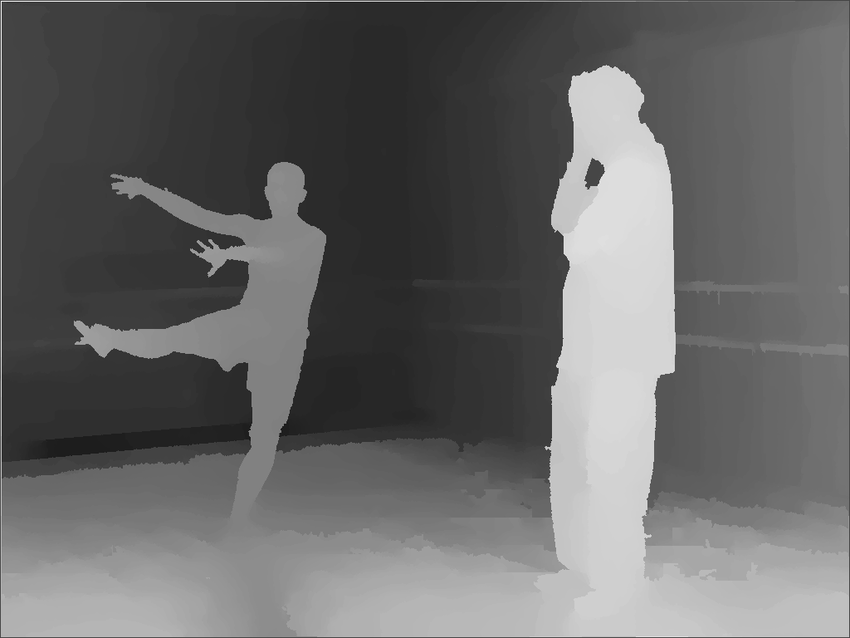
#> input picture obstacle_detection_tool/depth_map.png, 850 x 638 px, found by its file name
$ python point_cloud_test1.py
#> lines starting #> are read from the running program, lines starting #| are printed output that depends on the picture
import numpy as np
import cv2
import os
import pyvista as pv
from sklearn.cluster import DBSCAN

# 相机内参（根据相机校准结果获取）
fx = 500  # 焦距x
fy = 500  # 焦距y
cx = 320  # 光心x
cy = 240  # 光心y

# 深度图文件路径
depth_map_path = r'E:\Anton\Documents\GitHub\MSc_Project\obstacle_detection_tool\depth_map.png'

# 检查文件是否存在
if not os.path.exists(depth_map_path):
    raise FileNotFoundError(f"深度图文件 '{depth_map_path}' 不存在，请检查文件路径和文件完整性。")

# 读取深度图
depth_map = cv2.imread(depth_map_path, cv2.IMREAD_UNCHANGED)
#> depth_map is the input picture: shape (638, 850, 4); mean B, G, R, A 103, 103, 103, 255

# 检查深度图是否成功读取
if depth_map is None:
    raise ValueError(f"无法读取深度图文件 '{depth_map_path}'，请检查文件格式和内容。")

# 检查图像通道数
if len(depth_map.shape) == 3:
    # 如果是多通道图像，提取第一个通道作为深度图
    depth_map = depth_map[:, :, 0]
#> depth_map: shape (638, 850)

# 获取图像尺寸
height, width = depth_map.shape
#> height = 638; width = 850

# 将深度图归一化到0-255范围
depth_map_normalized = cv2.normalize(depth_map, None, 0, 255, cv2.NORM_MINMAX).astype(np.uint8)

# 使用Canny边缘检测
edges = cv2.Canny(depth_map_normalized, 50, 150)
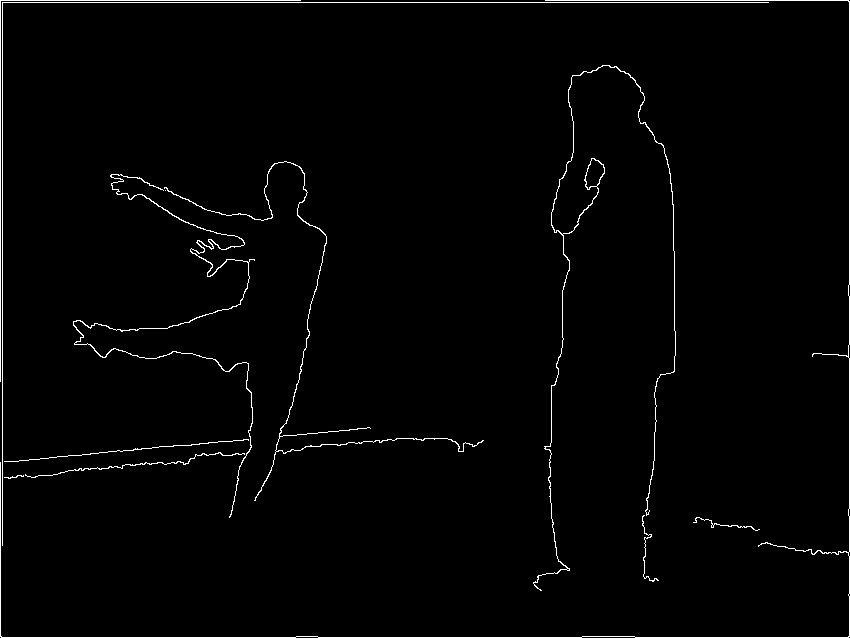
#> edges: shape (638, 850); 1.6% white in thin lines or dots

# 创建网格（像素坐标）
u, v = np.meshgrid(np.arange(width), np.arange(height))

# 提取深度值
d = depth_map.astype(np.float32)

# 计算三维空间坐标
X = (u - cx) * d / fx
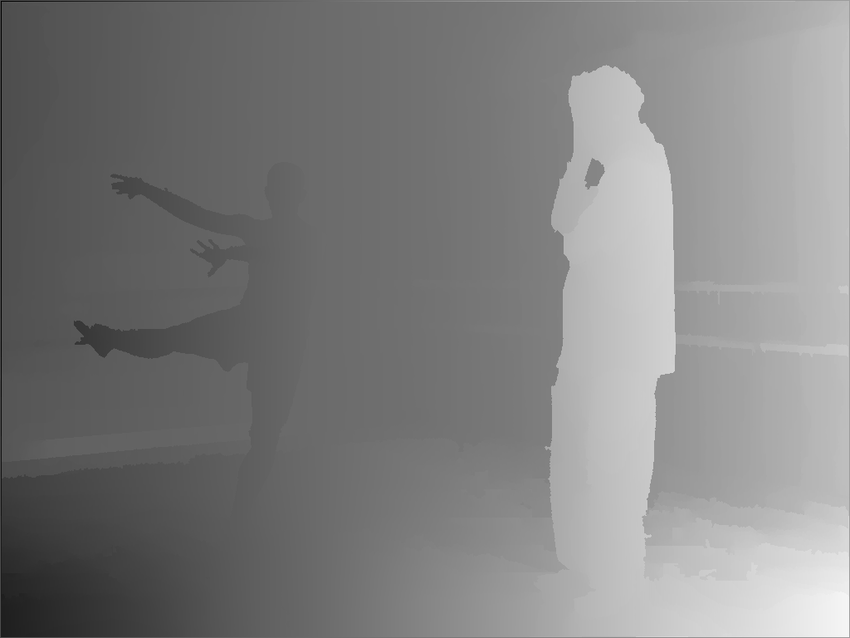
#> X: shape (638, 850) float64; min -158.2, max 216.5, mean 30.8; drawn with min black and max white
Y = (v - cy) * d / fy
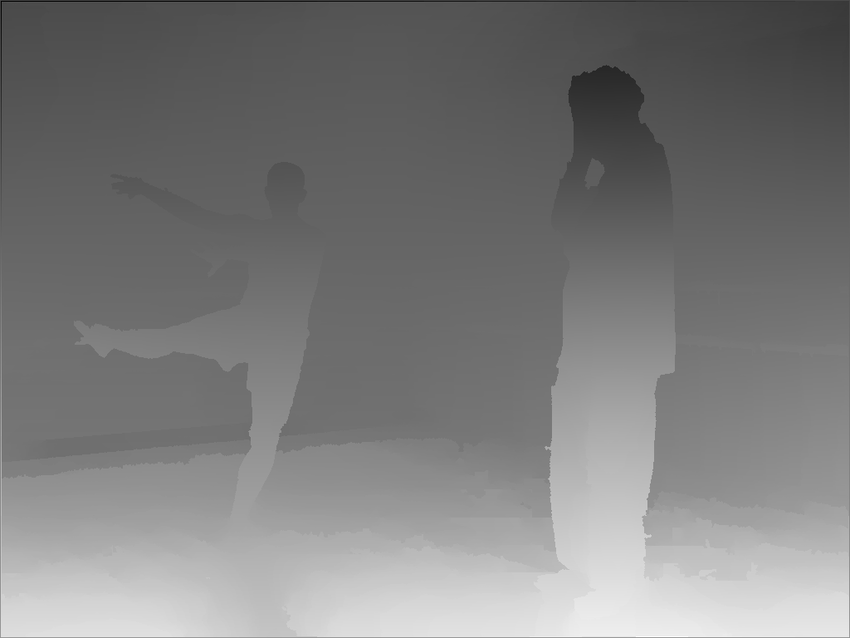
#> Y: shape (638, 850) float64; min -118.5, max 179, mean 26.3; drawn with min black and max white
Z = d

# 将结果转换为点云格式（N, 3）
points_3d = np.stack((X, Y, Z), axis=-1).reshape(-1, 3)

# 提取障碍物区域的三维点
obstacle_mask = edges > 0
#> obstacle_mask: shape (638, 850) bool; 1.6% white in thin lines or dots
obstacle_points = points_3d[obstacle_mask.flatten()]

# 检查是否检测到障碍物
if obstacle_points.size == 0:
    raise ValueError("No obstacle points detected. Try adjusting the threshold or detection method.")

# 使用DBSCAN进行聚类
clustering = DBSCAN(eps=5, min_samples=10).fit(obstacle_points)
labels = clustering.labels_
#> labels = 8585 values, max 62 at index 8372, min -1 at index 0, mean 10.75

# 获取不同障碍物的索引
unique_labels = set(labels)
#> unique_labels = 64 items
obstacle_centroids = []
bounding_boxes = []

for label in unique_labels:
    if label == -1:
        continue  # 忽略噪声点
    label_mask = (labels == label)
    points = obstacle_points[label_mask]

    # 计算质心
    centroid = np.mean(points, axis=0)
    obstacle_centroids.append(centroid)

    # 计算最小包围矩形（仅考虑X-Y平面）
    min_x, min_y = np.min(points[:, :2], axis=0)
    max_x, max_y = np.max(points[:, :2], axis=0)
    bounding_box = [(min_x, min_y, centroid[2]), (max_x, min_y, centroid[2]),
                    (max_x, max_y, centroid[2]), (min_x, max_y, centroid[2])]
    bounding_boxes.append(bounding_box)
#> this loop made 64 passes
#> (centroid, min_x, min_y, max_x, max_y) on passes 1 to 12: ([-55.63, -29.93, 110], -72.96, -54.24, -4.4, 30.17), ([69.4, -18.4, 77.89], 28.71, -45.6, 83.33, 40.74), ([-18.7, 19.2, 58.3], -68.05, -23.8, 26, 69.08), ([75.94, -44.19, 129], 70.98, -46.2, 80.38, -41.22), ([62.04, -25.08, 122.7], 59.71, -29.48, 63.76, -19.66), ([-15.51, 1.34, 59.52], -33.44, -9.88, 0.552, 17.23), ([-34.92, -9.17, 96.88], -44.52, -13.57, -24.75, -3.2), ([35.07, -9.49, 66.7], 31.98, -11.45, 38.64, -6.82), ([-52.53, -15.65, 132.3], -57.27, -17.54, -47.95, -12.38), ([-11.74, -14.06, 112.6], -11.98, -16.85, -10.06, -12.66), ([-3.56, -10.93, 105.1], -5.06, -14.17, -3.02, -6.16), ([93.16, -11.51, 132.3], 90.11, -12.77, 95.04, -10.26)
#> after the loop, bounding_boxes = 63 items; obstacle_centroids = 63 items, first 6: [-55.63, -29.93, 110], [69.4, -18.4, 77.89], [-18.7, 19.2, 58.3], [75.94, -44.19, 129], [62.04, -25.08, 122.7], [-15.51, 1.34, 59.52]

# 可视化
#> (the run stopped early here; a loop or call above may not have finished)
